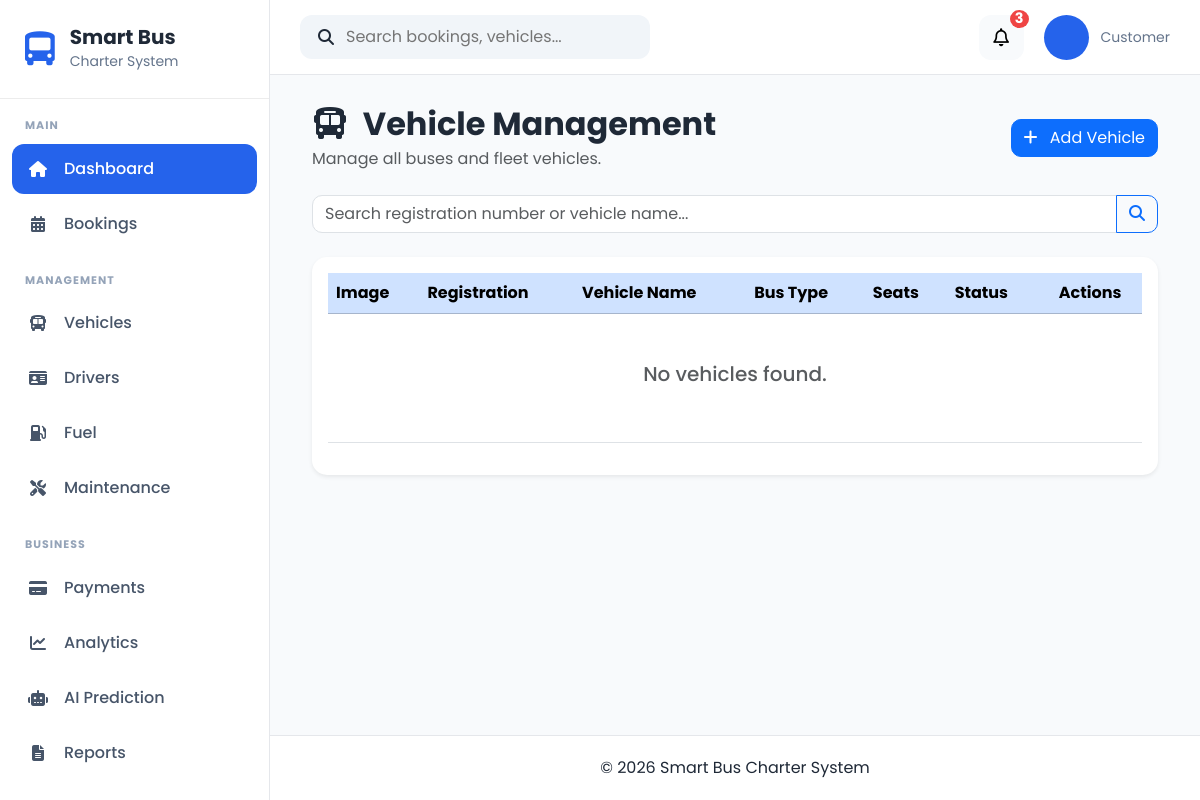
Page /vehicles/ on the earlier database version.
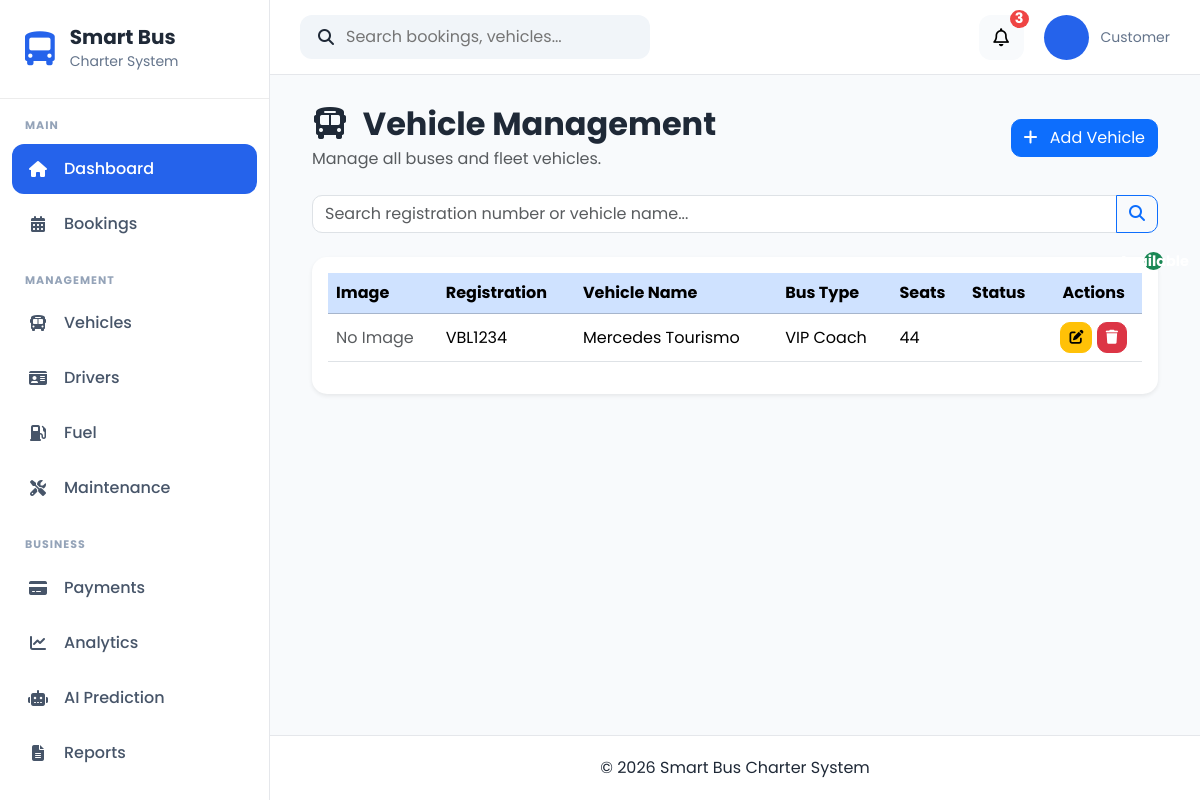
Same page on the later database version.
### apps/vehicles/models.py (models this page shows, shortened)
class Vehicle(models.Model):
    STATUS_CHOICES = [
        ("Available", "Available"),
        ("Booked", "Booked"),
        ("Maintenance", "Maintenance"),
        ("Inactive", "Inactive"),
    ]
    BUS_TYPE_CHOICES = [
        ("Mini Bus", "Mini Bus"),
        ("Standard Bus", "Standard Bus"),
        ("VIP Coach", "VIP Coach"),
    ]
    registration_number = models.CharField(
        max_length=20,
        unique=True
    )
    vehicle_name = models.CharField(
        max_length=100
    )
    bus_type = models.CharField(
        max_length=30,
        choices=BUS_TYPE_CHOICES
    )
    seat_capacity = models.PositiveIntegerField()
    manufacture_year = models.PositiveIntegerField()
    insurance_expiry = models.DateField()
    road_tax_expiry = models.DateField()
    status = models.CharField(
        max_length=20,
        choices=STATUS_CHOICES,
        default="Available"
    )
    image = models.ImageField(
        upload_to="vehicles/",
        blank=True,
        null=True
    )
    created_at = models.DateTimeField(auto_now_add=True)
    updated_at = models.DateTimeField(auto_now=True)

### apps/vehicles/views.py (the view)
# urls.py: path("", views.vehicle_list, name="vehicle_list"),
def vehicle_list(request):
    search = request.GET.get("search", "")
    vehicles = Vehicle.objects.all().order_by("registration_number")
    if search:
        vehicles = vehicles.filter(
            Q(registration_number__icontains=search) |
            Q(vehicle_name__icontains=search)
        )
    paginator = Paginator(vehicles, 10)
    page_number = request.GET.get("page")
    page_obj = paginator.get_page(page_number)
    context = {
        "page_obj": page_obj,
        "search": search,
    }
    return render(request, "vehicles/vehicle_list.html", context)

### templates/vehicles/vehicle_list.html (shortened to what this page needs)
{% extends "crud/base_list.html" %}
{% load static %}
{% block header_title %}
<i class="fas fa-bus me-2"></i>
Vehicle Management
{% endblock %}
{% block header_subtitle %}
Manage all buses and fleet vehicles.
{% endblock %}
{% block add_button %}
<a href="{% url 'vehicles:vehicle_create' %}" class="btn btn-primary">
    <i class="fas fa-plus me-2"></i>
    Add Vehicle
</a>
{% endblock %}
{% block search %}
<form method="GET" class="mb-4">
    <div class="input-group">
        <input
            type="text"
            name="search"
            class="form-control"
            placeholder="Search registration number or vehicle name..."
            value="{{ search }}">
        <button class="btn btn-outline-primary" type="submit">
            <i class="fas fa-search"></i>
        </button>
    </div>
</form>
{% endblock %}
{% block table %}
<table class="table table-hover align-middle">
    <thead class="table-primary">
        <tr>
            <th>Image</th>
            <th>Registration</th>
            <th>Vehicle Name</th>
            <th>Bus Type</th>
            <th>Seats</th>
            <th>Status</th>
            <th class="text-center">Actions</th>
        </tr>
    </thead>
    <tbody>
    {% for vehicle in page_obj %}
        <tr>
            <td>
                {% if vehicle.image %}
                    <img src="{{ vehicle.image.url }}"
                         class="img-thumbnail"
                         style="width:80px;height:60px;object-fit:cover;">
                {% else %}
                    <span class="text-muted">No Image</span>
                {% endif %}
            </td>
            <td>{{ vehicle.registration_number }}</td>
            <td>{{ vehicle.vehicle_name }}</td>
            <td>{{ vehicle.bus_type }}</td>
            <td>{{ vehicle.seat_capacity }}</td>
            <td>
                {% if vehicle.status == "Available" %}
                    <span class="badge bg-success">
                        {{ vehicle.status }}
                    </span>
                {% elif vehicle.status == "Maintenance" %}
                    <span class="badge bg-warning text-dark">
                        {{ vehicle.status }}
                    </span>
                {% else %}
                    <span class="badge bg-danger">
                        {{ vehicle.status }}
                    </span>
                {% endif %}
            </td>
            <td class="text-center">
                <a href="{% url 'vehicles:vehicle_update' vehicle.pk %}"
                   class="btn btn-warning btn-sm">
                    <i class="fas fa-edit"></i>
                </a>
                <a href="{% url 'vehicles:vehicle_delete' vehicle.pk %}"
                   class="btn btn-danger btn-sm">
                    <i class="fas fa-trash"></i>
                </a>
            </td>
        </tr>
    {% empty %}
        <tr>
            <td colspan="7" class="text-center py-5">
                <h5 class="text-muted">
                    No vehicles found.
                </h5>
            </td>
        </tr>
    {% endfor %}
    </tbody>
</table>
{% endblock %}

### templates/crud/base_list.html (shortened to what this page needs)
{% extends "layouts/base.html" %}
{% load static %}
{% block content %}
<div class="container-fluid">
    <div class="d-flex justify-content-between align-items-center mb-4">
        <div>
            <h2 class="fw-bold mb-1">
                {% block header_title %}{% endblock %}
            </h2>
            <p class="text-muted mb-0">
                {% block header_subtitle %}{% endblock %}
            </p>
        </div>
        <div>
            {% block add_button %}
            {% endblock %}
        </div>
    </div>
    {% block search %}
    {% endblock %}
    <div class="card shadow-sm border-0">
        <div class="card-body">
            <div class="table-responsive">
                {% block table %}
                {% endblock %}
            </div>
        </div>
    </div>
</div>
{% endblock %}

### templates/layouts/base.html (shortened to what this page needs)
{% load static %}
<!DOCTYPE html>
<html lang="en">
<head>
    <link href="https://cdn.jsdelivr.net/npm/bootstrap@5.3.7/dist/css/bootstrap.min.css" rel="stylesheet">
    <link href="https://cdn.jsdelivr.net/npm/bootstrap-icons@1.13.1/font/bootstrap-icons.min.css" rel="stylesheet">
    <link rel="stylesheet"
          href="https://cdnjs.cloudflare.com/ajax/libs/font-awesome/6.7.2/css/all.min.css">
    <link rel="stylesheet" href="{% static 'css/base.css' %}">
    <link rel="stylesheet" href="{% static 'css/layout.css' %}">
    <link rel="stylesheet" href="{% static 'css/components.css' %}">
    <link rel="stylesheet" href="{% static 'css/crud.css' %}">
    <link rel="stylesheet" href="{% static 'css/responsive.css' %}">
</head>
<body>
    <div class="app-container">
        {% include 'components/sidebar.html' %}
        <div class="main-content">
            {% include 'components/navbar.html' %}
            <main class="content-area">
                {% block content %}
                {% endblock %}
            </main>
            {% include 'components/footer.html' %}
        </div>
    </div>
</body>
</html>

### templates/components/sidebar.html (shortened to what this page needs)
<div class="sidebar">
    <div class="logo-section">
        <i class="fa-solid fa-bus-simple"></i>
        <div>
            <h4>Smart Bus</h4>
            <small>Charter System</small>
        </div>
    </div>
    <div class="menu-title">
        MAIN
    </div>
    <ul class="sidebar-menu">
        <li class="active">
            <a href="{% url 'dashboard' %}">
                <i class="fa-solid fa-house"></i>
                <span>Dashboard</span>
            </a>
        </li>
        <li>
            <a href="#">
                <i class="fa-solid fa-calendar-days"></i>
                <span>Bookings</span>
            </a>
        </li>
    </ul>
    <div class="menu-title">
        MANAGEMENT
    </div>
    <ul class="sidebar-menu">
        <li>
            <a href="#">
                <i class="fa-solid fa-bus"></i>
                <span>Vehicles</span>
            </a>
        </li>
        <li>
            <a href="#">
                <i class="fa-solid fa-id-card"></i>
                <span>Drivers</span>
            </a>
        </li>
        <li>
            <a href="#">
                <i class="fa-solid fa-gas-pump"></i>
                <span>Fuel</span>
            </a>
        </li>
        <li>
            <a href="#">
                <i class="fa-solid fa-screwdriver-wrench"></i>
                <span>Maintenance</span>
            </a>
        </li>
    </ul>
    <div class="menu-title">
        BUSINESS
    </div>
    <ul class="sidebar-menu">
        <li>
            <a href="#">
                <i class="fa-solid fa-credit-card"></i>
                <span>Payments</span>
            </a>
        </li>
        <li>
            <a href="#">
                <i class="fa-solid fa-chart-line"></i>
                <span>Analytics</span>
            </a>
        </li>
        <li>
            <a href="#">
                <i class="fa-solid fa-robot"></i>
                <span>AI Prediction</span>
            </a>
        </li>
        <li>
            <a href="#">
                <i class="fa-solid fa-file-lines"></i>
                <span>Reports</span>
            </a>
        </li>
    </ul>
    <div class="menu-title">
    </div>
</div>

### templates/components/navbar.html (shortened to what this page needs)
<nav class="navbar-custom">
    <div class="navbar-left">
        <div class="search-box">
            <i class="fa-solid fa-magnifying-glass"></i>
            <input
                type="text"
                placeholder="Search bookings, vehicles..."
            >
        </div>
    </div>
    <div class="navbar-right">
        <button class="notification-btn">
            <i class="fa-regular fa-bell"></i>
            <span class="badge">3</span>
        </button>
        <div class="profile-menu">
            <div class="profile-avatar">
            </div>
            <div class="profile-info">
                {% if request.user.is_staff %}
                    <small>Administrator</small>
                {% else %}
                    <small>Customer</small>
                {% endif %}
            </div>
        </div>
    </div>
</nav>

### templates/components/footer.html
<footer class="footer">
    © 2026 Smart Bus Charter System
</footer>

### static/css/base.css (style rules this page uses)
* { margin:0; padding:0; box-sizing:border-box; font-family:'Poppins',sans-serif; }
body { background:#F8FAFC; color:#1F2937; overflow-x:hidden; }
.app-container { display:flex; min-height:100vh; }
.main-content { flex:1; margin-left:270px; display:flex; flex-direction:column; }
.content-area { padding:30px; flex:1; }
a { text-decoration:none; }

### static/css/layout.css (style rules this page uses)
.sidebar { position:fixed; left:0; top:0; width:270px; height:100vh; background:#ffffff; border-right:1px solid #e5e7eb; display:flex; flex-direction:column; overflow-y:auto; }
.logo-section { display:flex; align-items:center; gap:15px; padding:25px; border-bottom:1px solid #ececec; }
.logo-section i { font-size:34px; color:#2563EB; }
.logo-section h4 { margin:0; font-size:20px; font-weight:700; }
.logo-section small { color:#64748B; }
.menu-title { padding:18px 25px 10px; font-size:11px; font-weight:700; color:#94A3B8; letter-spacing:1px; }
.sidebar-menu { list-style:none; margin:0; padding:0 12px; }
.sidebar-menu li { margin-bottom:5px; }
.sidebar-menu a { display:flex; align-items:center; gap:15px; padding:13px 15px; border-radius:12px; color:#475569; transition:.3s; font-weight:500; }
.sidebar-menu li.active a { background:#2563EB; color:white; }
.sidebar-menu i { width:22px; text-align:center; }
.navbar-custom { height:75px; background:#ffffff; display:flex; justify-content:space-between; align-items:center; padding:0 30px; border-bottom:1px solid #E5E7EB; }
.navbar-left { display:flex; align-items:center; gap:20px; }
.search-box { display:flex; align-items:center; gap:12px; background:#F1F5F9; padding:10px 18px; border-radius:12px; width:350px; }
.search-box input { border:none; background:none; width:100%; outline:none; }
.navbar-right { display:flex; align-items:center; gap:20px; }
.notification-btn { position:relative; width:45px; height:45px; border:none; border-radius:12px; background:#F8FAFC; cursor:pointer; font-size:18px; }
.badge { position:absolute; top:-5px; right:-5px; background:#EF4444; color:white; width:18px; height:18px; border-radius:50%; display:flex; justify-content:center; align-items:center; font-size:10px; }
.profile-menu { display:flex; align-items:center; gap:12px; }
.profile-avatar { width:45px; height:45px; background:#2563EB; color:white; border-radius:50%; display:flex; justify-content:center; align-items:center; font-weight:700; }
.profile-info { display:flex; flex-direction:column; }
.profile-info small { color:#64748B; }
.footer { padding:20px; background:white; border-top:1px solid #e5e7eb; text-align:center; }

### static/css/crud.css (style rules this page uses)
.card { border-radius:15px; }
.table thead { background:#0d6efd; color:white; }
.table th { vertical-align:middle; }
.table td { vertical-align:middle; }
.btn { border-radius:10px; }
.form-control, .form-select { border-radius:10px; }
.badge { font-size:.9rem; }

Differences in the rows shown:
added Vehicle: image "No Image", registration_number "VBL1234", vehicle_name "Mercedes Tourismo", bus_type "VIP Coach", seat_capacity "44", status "Available"
Other differences:
text no longer shown: "No vehicles found."
